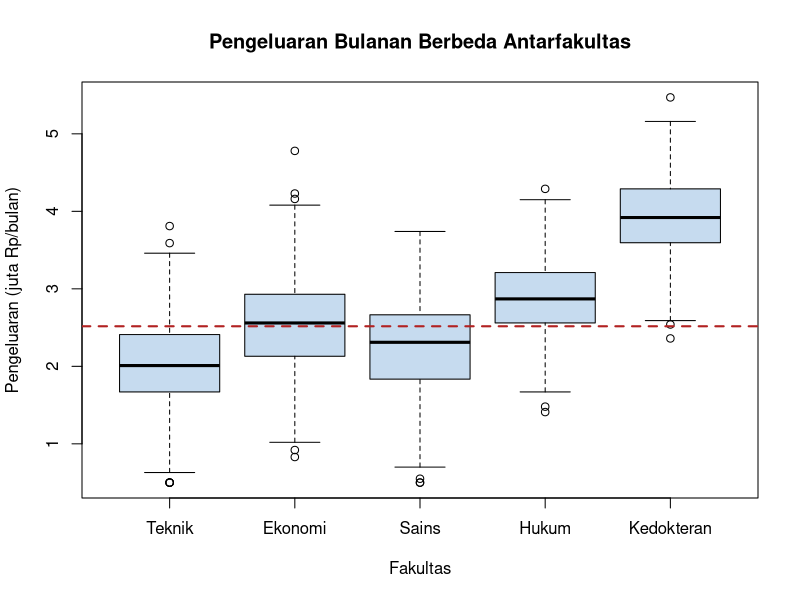
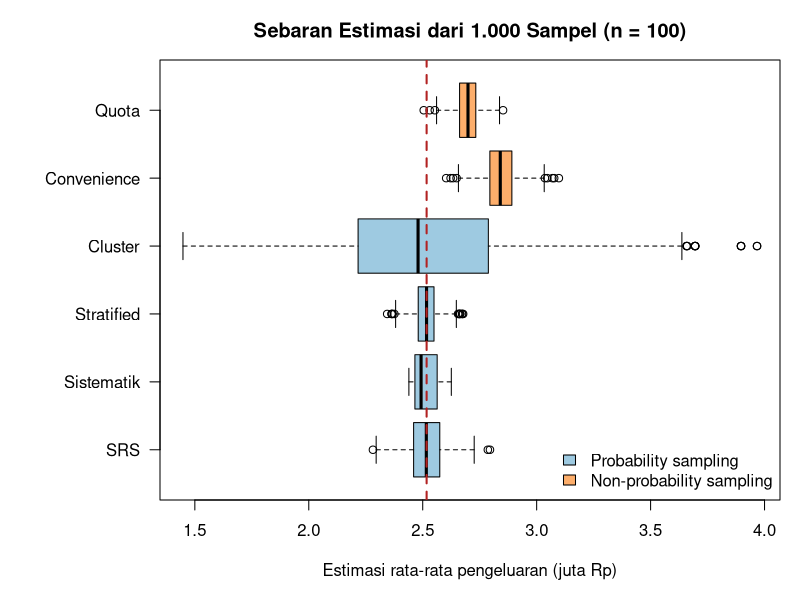
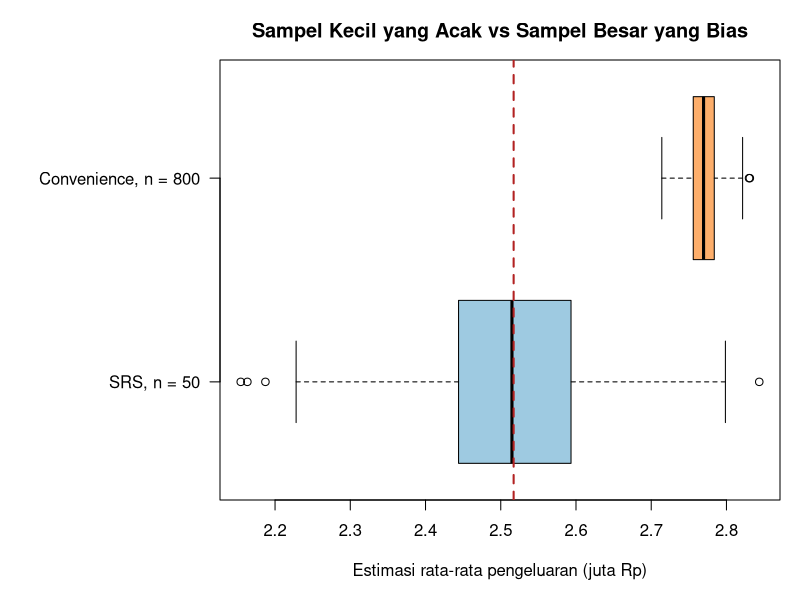
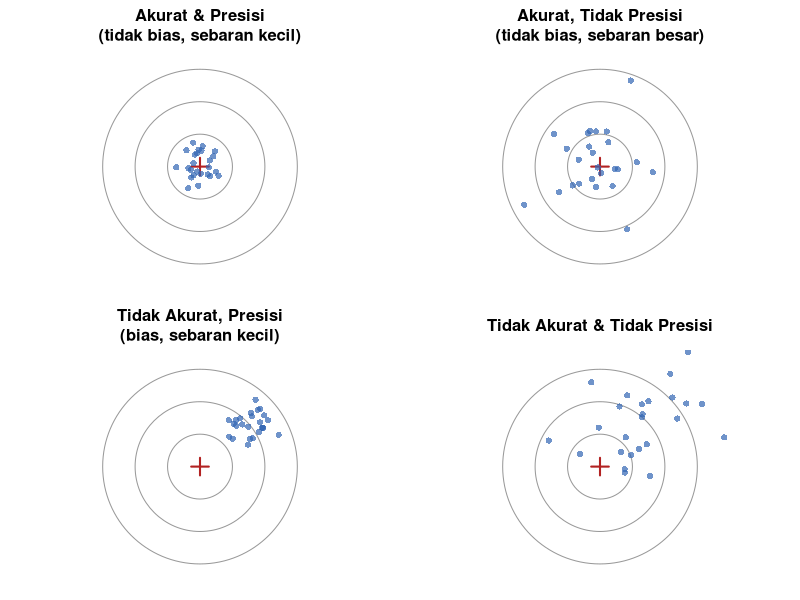
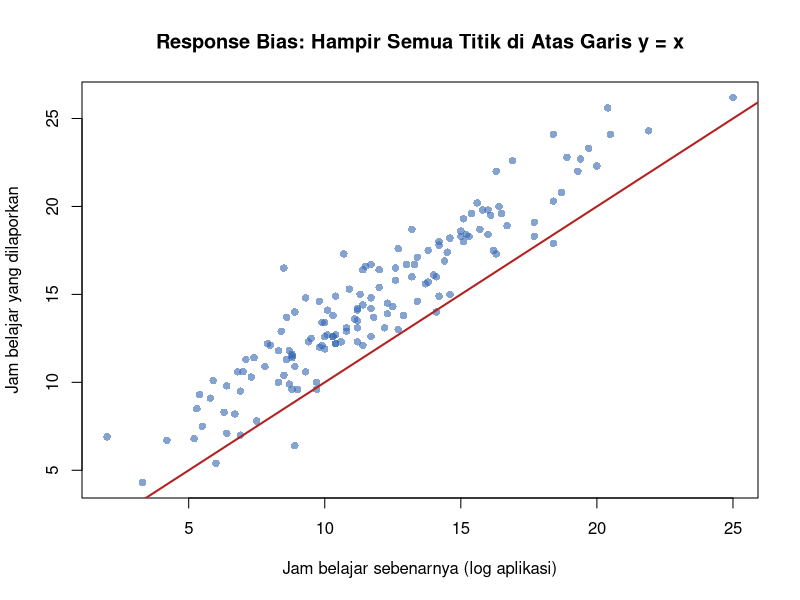
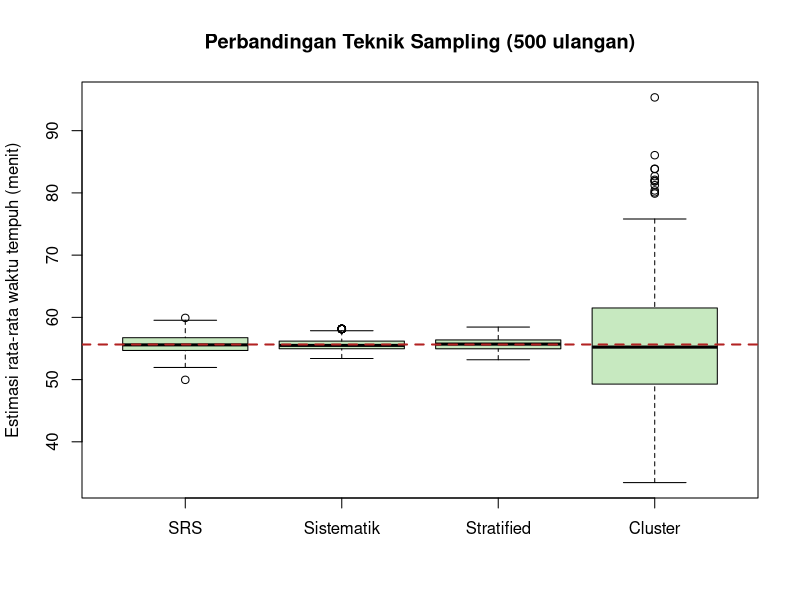

The R source for these figures, in order:
## ---- chunk 1
#| label: setup
#| include: false
# Untuk grafiknya agar keliatan lebih rapih dan enak di lihat
knitr::opts_chunk$set(
  fig.width  = 9,
  fig.height = 5.5,
  fig.align  = "center",
  out.width  = "100%",
  dpi        = 150
)
library(knitr)
## ---- chunk 2
library(knitr)

set.seed(303)
n_mhs <- 200
motivasi <- rnorm(n_mhs, mean = 0, sd = 1)
efek_bootcamp <- 3

# (a) Studi observasional: mahasiswa memilih sendiri ikut atau tidak
ikut_obs <- rbinom(n_mhs, 1, prob = plogis(1.5 * motivasi))
nilai_obs <- 70 + 6 * motivasi + efek_bootcamp * ikut_obs + rnorm(n_mhs, 0, 4)
beda_obs <- mean(nilai_obs[ikut_obs == 1]) - mean(nilai_obs[ikut_obs == 0])

# (b) Eksperimen: peneliti mengacak siapa yang ikut
ikut_eks <- sample(rep(c(0, 1), each = n_mhs / 2))
nilai_eks <- 70 + 6 * motivasi + efek_bootcamp * ikut_eks + rnorm(n_mhs, 0, 4)
beda_eks <- mean(nilai_eks[ikut_eks == 1]) - mean(nilai_eks[ikut_eks == 0])

kable(data.frame(
  Desain = c("Observasional (memilih sendiri)", "Eksperimen (diacak)", "Efek sebenarnya"),
  Selisih_rata_nilai = round(c(beda_obs, beda_eks, efek_bootcamp), 2),
  Rata_motivasi_ikut = round(c(mean(motivasi[ikut_obs == 1]), mean(motivasi[ikut_eks == 1]), NA), 2),
  Rata_motivasi_tidak = round(c(mean(motivasi[ikut_obs == 0]), mean(motivasi[ikut_eks == 0]), NA), 2)
), caption = "Studi observasional melebih-lebihkan efek bootcamp")
## ---- chunk 3
set.seed(2026)
jumlah_fak <- c(Teknik = 600, Ekonomi = 500, Sains = 400, Hukum = 300, Kedokteran = 200)
rata_fak <- c(Teknik = 2.2, Ekonomi = 2.6, Sains = 2.0, Hukum = 2.8, Kedokteran = 4.0)

pop <- data.frame(id = 1:2000, fakultas = rep(names(jumlah_fak), jumlah_fak))
pop$kelas <- paste0(substr(pop$fakultas, 1, 3), "-",
                    ave(pop$id, pop$fakultas, FUN = function(i) ceiling(seq_along(i) / 50)))
efek_kelas <- setNames(rnorm(length(unique(pop$kelas)), 0, 0.35), unique(pop$kelas))
pop$pengeluaran <- round(pmax(0.5, rata_fak[pop$fakultas] + efek_kelas[pop$kelas] +
                                rnorm(2000, 0, 0.5)), 2)
pop$jam_kerja <- round(pmax(0, rnorm(2000, 8, 6)))    # jam kerja paruh waktu per minggu

N <- nrow(pop)
mu_pengeluaran <- mean(pop$pengeluaran)               # parameter yang ingin diduga
head(pop)
## ---- chunk 4
table(pop$fakultas)
## ---- chunk 5
length(unique(pop$kelas))
## ---- chunk 6
mu_pengeluaran
## ---- chunk 7
boxplot(pengeluaran ~ factor(fakultas, levels = names(jumlah_fak)), data = pop,
        col = "#c6dbef", xlab = "Fakultas", ylab = "Pengeluaran (juta Rp/bulan)",
        main = "Pengeluaran Bulanan Berbeda Antarfakultas")
abline(h = mu_pengeluaran, col = "firebrick", lwd = 2, lty = 2)
## ---- chunk 8
n <- 100
## ---- chunk 9
set.seed(11)
idx_srs <- sample(1:N, size = n)       # tanpa pengembalian
sampel_srs <- pop[idx_srs, ]
mean(sampel_srs$pengeluaran)
## ---- chunk 10
table(sampel_srs$fakultas)             # komposisi fakultas terjadi secara kebetulan
## ---- chunk 11
set.seed(12)
k <- N / n                  # interval = 20
r <- sample(1:k, 1)         # titik awal acak
idx_sis <- seq(from = r, by = k, length.out = n)
head(idx_sis, 10)
## ---- chunk 12
sampel_sis <- pop[idx_sis, ]
mean(sampel_sis$pengeluaran)
## ---- chunk 13
table(sampel_sis$fakultas)
## ---- chunk 14
alokasi <- round(n * jumlah_fak / N)
alokasi
## ---- chunk 15
set.seed(13)
idx_str <- unlist(lapply(names(alokasi), function(f)
  sample(which(pop$fakultas == f), alokasi[[f]])))
sampel_str <- pop[idx_str, ]
table(sampel_str$fakultas)         # komposisi DIJAMIN sesuai populasi
## ---- chunk 16
mean(sampel_str$pengeluaran)
## ---- chunk 17
set.seed(14)
kelas_terpilih <- sample(unique(pop$kelas), size = 2)    # 2 kelas x 50 = 100 mahasiswa
kelas_terpilih
## ---- chunk 18
sampel_klas <- pop[pop$kelas %in% kelas_terpilih, ]
nrow(sampel_klas)
## ---- chunk 19
mean(sampel_klas$pengeluaran)
## ---- chunk 20
table(sampel_klas$fakultas)
## ---- chunk 21
pop$peluang_kantin <- plogis(-3 + 1.1 * pop$pengeluaran)   # makin besar pengeluaran, makin sering ke kantin
round(tapply(pop$peluang_kantin, pop$fakultas, mean)[names(jumlah_fak)], 2)
## ---- chunk 22
library(knitr)

set.seed(15)
# Convenience: yang kebetulan ada di kantin
idx_conv <- sample(1:N, n, prob = pop$peluang_kantin)

# Purposive: peneliti memilih hanya mahasiswa Teknik ("karena paling aktif berorganisasi")
idx_purp <- sample(which(pop$fakultas == "Teknik"), n)

# Quota: kuota per fakultas proporsional, tetapi diisi dengan siapa yang ada di kantin
idx_quota <- unlist(lapply(names(alokasi), function(f) {
  kandidat <- which(pop$fakultas == f)
  sample(kandidat, alokasi[[f]], prob = pop$peluang_kantin[kandidat])
}))

kable(data.frame(
  Teknik = c("Parameter (populasi)", "Convenience", "Purposive", "Quota"),
  Rata_pengeluaran = round(c(mu_pengeluaran, mean(pop$pengeluaran[idx_conv]),
                             mean(pop$pengeluaran[idx_purp]),
                             mean(pop$pengeluaran[idx_quota])), 3)
), caption = "Estimasi rata-rata pengeluaran dari sampel non-probabilitas (n = 100)")
## ---- chunk 23
est_srs <- function() mean(pop$pengeluaran[sample(1:N, n)])

est_sistematik <- function() {
  r <- sample(1:k, 1)
  mean(pop$pengeluaran[seq(r, by = k, length.out = n)])
}

est_strata <- function() {
  idx <- unlist(lapply(names(alokasi), function(f)
    sample(which(pop$fakultas == f), alokasi[[f]])))
  mean(pop$pengeluaran[idx])
}

est_klaster <- function() {
  mean(pop$pengeluaran[pop$kelas %in% sample(unique(pop$kelas), 2)])
}

est_convenience <- function() mean(pop$pengeluaran[sample(1:N, n, prob = pop$peluang_kantin)])

est_quota <- function() {
  idx <- unlist(lapply(names(alokasi), function(f) {
    kandidat <- which(pop$fakultas == f)
    sample(kandidat, alokasi[[f]], prob = pop$peluang_kantin[kandidat])
  }))
  mean(pop$pengeluaran[idx])
}
## ---- chunk 24
set.seed(2027)
B <- 1000
hasil_sim <- data.frame(
  SRS         = replicate(B, est_srs()),
  Sistematik  = replicate(B, est_sistematik()),
  Stratified  = replicate(B, est_strata()),
  Cluster     = replicate(B, est_klaster()),
  Convenience = replicate(B, est_convenience()),
  Quota       = replicate(B, est_quota())
)
## ---- chunk 25
library(knitr)

ringkasan_sim <- data.frame(
  Teknik        = names(hasil_sim),
  Rata_estimasi = colMeans(hasil_sim),
  Bias          = colMeans(hasil_sim) - mu_pengeluaran,
  SD_estimasi   = apply(hasil_sim, 2, sd)
)
rownames(ringkasan_sim) <- NULL

kable(ringkasan_sim, digits = 3,
      caption = paste0("Hasil 1.000 ulangan (parameter mu = ", round(mu_pengeluaran, 3), ")"))
## ---- chunk 26
par(mar = c(5, 8, 3, 1))
boxplot(hasil_sim, horizontal = TRUE, las = 1,
        col = c(rep("#9ecae1", 4), rep("#fdae6b", 2)),
        xlab = "Estimasi rata-rata pengeluaran (juta Rp)",
        main = "Sebaran Estimasi dari 1.000 Sampel (n = 100)")
abline(v = mu_pengeluaran, col = "firebrick", lwd = 2, lty = 2)
legend("bottomright", bty = "n", fill = c("#9ecae1", "#fdae6b"),
       legend = c("Probability sampling", "Non-probability sampling"))
## ---- chunk 27
par(mar = c(5, 4, 4, 2) + 0.1)
## ---- chunk 28
set.seed(2028)
srs_kecil  <- replicate(500, mean(pop$pengeluaran[sample(1:N, 50)]))
conv_besar <- replicate(500, mean(pop$pengeluaran[sample(1:N, 800, prob = pop$peluang_kantin)]))

par(mar = c(5, 11, 3, 1))
boxplot(list("SRS, n = 50" = srs_kecil, "Convenience, n = 800" = conv_besar),
        horizontal = TRUE, las = 1, col = c("#9ecae1", "#fdae6b"),
        xlab = "Estimasi rata-rata pengeluaran (juta Rp)",
        main = "Sampel Kecil yang Acak vs Sampel Besar yang Bias")
abline(v = mu_pengeluaran, col = "firebrick", lwd = 2, lty = 2)
## ---- chunk 29
par(mar = c(5, 4, 4, 2) + 0.1)
## ---- chunk 30
set.seed(5)
papan_target <- function(pusat_x, pusat_y, sebaran, judul) {
  plot(NULL, xlim = c(-3, 3), ylim = c(-3, 3), asp = 1, axes = FALSE,
       xlab = "", ylab = "", main = judul)
  symbols(rep(0, 3), rep(0, 3), circles = c(2.7, 1.8, 0.9), inches = FALSE,
          add = TRUE, fg = "grey60")
  points(0, 0, pch = 3, col = "firebrick", cex = 2, lwd = 2)
  points(rnorm(25, pusat_x, sebaran), rnorm(25, pusat_y, sebaran),
         pch = 16, col = rgb(0.2, 0.4, 0.7, 0.7))
}

par(mfrow = c(2, 2), mar = c(1, 1, 3, 1))
papan_target(0,   0,   0.3, "Akurat & Presisi\n(tidak bias, sebaran kecil)")
papan_target(0,   0,   1.0, "Akurat, Tidak Presisi\n(tidak bias, sebaran besar)")
papan_target(1.4, 1.2, 0.3, "Tidak Akurat, Presisi\n(bias, sebaran kecil)")
papan_target(1.2, 1.0, 1.0, "Tidak Akurat & Tidak Presisi")
## ---- chunk 31
par(mfrow = c(1, 1), mar = c(5, 4, 4, 2) + 0.1)
## ---- chunk 32
set.seed(21)
diundang <- sample(1:N, 300)
p_membalas <- plogis(1.2 - 0.15 * pop$jam_kerja[diundang])   # makin sibuk, makin jarang membalas
membalas <- rbinom(300, 1, p_membalas) == 1

c(Tingkat_respons_persen = round(mean(membalas) * 100, 1),
  Rata_jam_kerja_populasi = round(mean(pop$jam_kerja), 2),
  Rata_jam_kerja_diundang = round(mean(pop$jam_kerja[diundang]), 2),
  Rata_jam_kerja_responden = round(mean(pop$jam_kerja[diundang][membalas]), 2))
## ---- chunk 33
set.seed(22)
jam_sebenarnya <- round(pmax(0, rnorm(150, 12, 4)), 1)
jam_dilaporkan <- round(jam_sebenarnya + rnorm(150, mean = 3, sd = 1.5), 1)

c(Rata_sebenarnya = mean(jam_sebenarnya), Rata_dilaporkan = mean(jam_dilaporkan))
## ---- chunk 34
plot(jam_sebenarnya, jam_dilaporkan, pch = 16, col = rgb(0.2, 0.4, 0.7, 0.6),
     xlab = "Jam belajar sebenarnya (log aplikasi)", ylab = "Jam belajar yang dilaporkan",
     main = "Response Bias: Hampir Semua Titik di Atas Garis y = x")
abline(0, 1, col = "firebrick", lwd = 2)
## ---- chunk 35
library(knitr)

set.seed(23)
tss_sebenarnya <- 48
sensor_A <- round(tss_sebenarnya + rnorm(20, 0, 3), 1)       # galat acak saja
sensor_B <- round(tss_sebenarnya + 8 + rnorm(20, 0, 1), 1)   # bias +8, tetapi sangat konsisten

kable(data.frame(
  Sensor = c("A (terkalibrasi)", "B (tidak terkalibrasi)"),
  Rata_pembacaan = c(mean(sensor_A), mean(sensor_B)),
  SD_pembacaan = round(c(sd(sensor_A), sd(sensor_B)), 2),
  Bias = round(c(mean(sensor_A), mean(sensor_B)) - tss_sebenarnya, 2)
), caption = "Sensor B presisi tetapi tidak akurat")
## ---- chunk 36
set.seed(404)
jml_pasar  <- c("Pasar Sentral" = 500, "Pasar Baru" = 350, "Pasar Tani" = 200, "Pasar Desa" = 150)
adopsi_psr <- c("Pasar Sentral" = 0.70, "Pasar Baru" = 0.55, "Pasar Tani" = 0.30, "Pasar Desa" = 0.15)

pedagang <- data.frame(id = sprintf("PDG-%04d", 1:1200),
                       pasar = rep(names(jml_pasar), jml_pasar))
pedagang$qris <- rbinom(1200, 1, adopsi_psr[pedagang$pasar])
pedagang$blok <- paste(pedagang$pasar, ave(seq_len(1200), pedagang$pasar,
                                           FUN = function(i) ceiling(seq_along(i) / 25)))

p_populasi <- mean(pedagang$qris)     # dalam kenyataan tidak diketahui
round(tapply(pedagang$qris, pedagang$pasar, mean)[names(jml_pasar)], 3)
## ---- chunk 37
n_survei <- 120
alok_pasar <- round(n_survei * jml_pasar / sum(jml_pasar))
alok_pasar
## ---- chunk 38
set.seed(405)
idx_pasar <- unlist(lapply(names(alok_pasar), function(p)
  sample(which(pedagang$pasar == p), alok_pasar[[p]])))
sampel_pasar <- pedagang[idx_pasar, ]

head(sampel_pasar[, c("id", "pasar")], 8)    # daftar kerja untuk enumerator
## ---- chunk 39
p_hat_strata <- mean(sampel_pasar$qris)
## ---- chunk 40
library(knitr)

set.seed(406)
B <- 1000
sim_pasar <- data.frame(
  Stratified = replicate(B, {
    idx <- unlist(lapply(names(alok_pasar), function(p)
      sample(which(pedagang$pasar == p), alok_pasar[[p]])))
    mean(pedagang$qris[idx])
  }),
  SRS = replicate(B, mean(pedagang$qris[sample(1:1200, n_survei)])),
  Cluster_blok = replicate(B, {
    blok_pilih <- sample(unique(pedagang$blok), 5)    # 5 blok x 25 lapak = 125 (mendekati 120)
    mean(pedagang$qris[pedagang$blok %in% blok_pilih])
  }),
  Hanya_Pasar_Sentral = replicate(B, mean(pedagang$qris[sample(which(pedagang$pasar ==
                                                                     "Pasar Sentral"), n_survei)]))
)

kable(data.frame(
  Desain = names(sim_pasar),
  Rata_estimasi = round(colMeans(sim_pasar), 3),
  Bias = round(colMeans(sim_pasar) - p_populasi, 3),
  SD_estimasi = round(apply(sim_pasar, 2, sd), 3),
  row.names = NULL
), caption = paste0("Perbandingan desain survei (proporsi sebenarnya = ", round(p_populasi, 3), ")"))
## ---- chunk 41
set.seed(505)
kec <- c(Pusat = 700, Utara = 600, Selatan = 550, Timur = 450, Barat = 400, Pinggiran = 300)
rata_tempuh <- c(Pusat = 35, Utara = 50, Selatan = 55, Timur = 60, Barat = 65, Pinggiran = 95)

rt <- data.frame(id = 1:3000, kecamatan = rep(names(kec), kec))
rt$rw <- paste(rt$kecamatan, ave(rt$id, rt$kecamatan, FUN = function(i) ceiling(seq_along(i) / 50)))
rt$waktu_tempuh <- round(pmax(5, rnorm(3000, rata_tempuh[rt$kecamatan], 12)))

mu_tempuh <- mean(rt$waktu_tempuh)
## ---- chunk 42
set.seed(1)
mean(rt$waktu_tempuh[sample(1:3000, 150)])
## ---- chunk 43
set.seed(2)
k_rt <- 3000 / 150
awal <- sample(1:k_rt, 1)
mean(rt$waktu_tempuh[seq(awal, by = k_rt, length.out = 150)])
## ---- chunk 44
alok_rt <- round(150 * kec / sum(kec))
alok_rt
## ---- chunk 45
set.seed(3)
idx_rt <- unlist(lapply(names(alok_rt), function(kc)
  sample(which(rt$kecamatan == kc), alok_rt[[kc]])))
mean(rt$waktu_tempuh[idx_rt])
## ---- chunk 46
set.seed(4)
rw_pilih <- sample(unique(rt$rw), 3)
rw_pilih
## ---- chunk 47
mean(rt$waktu_tempuh[rt$rw %in% rw_pilih])
## ---- chunk 48
set.seed(5)
sim_rt <- data.frame(
  SRS = replicate(500, mean(rt$waktu_tempuh[sample(1:3000, 150)])),
  Sistematik = replicate(500, {
    a <- sample(1:k_rt, 1); mean(rt$waktu_tempuh[seq(a, by = k_rt, length.out = 150)])
  }),
  Stratified = replicate(500, {
    idx <- unlist(lapply(names(alok_rt), function(kc)
      sample(which(rt$kecamatan == kc), alok_rt[[kc]])))
    mean(rt$waktu_tempuh[idx])
  }),
  Cluster = replicate(500, mean(rt$waktu_tempuh[rt$rw %in% sample(unique(rt$rw), 3)]))
)

round(rbind(Bias = colMeans(sim_rt) - mu_tempuh, SD = apply(sim_rt, 2, sd)), 2)
## ---- chunk 49
boxplot(sim_rt, col = "#c7e9c0", ylab = "Estimasi rata-rata waktu tempuh (menit)",
        main = "Perbandingan Teknik Sampling (500 ulangan)")
abline(h = mu_tempuh, col = "firebrick", lwd = 2, lty = 2)
## ---- chunk 50
set.seed(6)
est_halte <- replicate(500, mean(rt$waktu_tempuh[sample(which(rt$kecamatan == "Pusat"), 150)]))

c(Rata_estimasi = mean(est_halte), Parameter = mu_tempuh, Bias = mean(est_halte) - mu_tempuh)
## ---- chunk 51
# Kunci jawaban:
# (1) Systematic (2) Stratified (proporsional) (3) Cluster
# (4) Convenience (5) Purposive (6) Quota
## ---- chunk 52
# Kunci jawaban:
# Nonresponse bias (juga disebut voluntary response bias): pengguna yang memberi rating
# sukarela cenderung yang sangat puas (atau sangat kecewa), tidak mewakili 96% lainnya.
# Rating 4,8 kemungkinan besar terlalu tinggi dibanding kepuasan seluruh pengguna.
## ---- chunk 53
# Kunci jawaban:
alok200 <- round(200 * jumlah_fak / N)     # 60, 50, 40, 30, 20
idx200 <- unlist(lapply(names(alok200), function(f)
  sample(which(pop$fakultas == f), alok200[[f]])))

c(Estimasi = mean(pop$pengeluaran[idx200]), Parameter = mu_pengeluaran)
# Estimasi akan sangat dekat dengan parameter (selisih umumnya < 0,05 juta).
## ---- chunk 54
# Kunci jawaban:
# Studi ini observasional: pengguna MEMILIH SENDIRI berlangganan premium. Pengguna yang
# memang sudah gemar berbelanja lebih mungkin berlangganan (confounding / self-selection).
# Desain lebih baik: eksperimen (uji A/B) -- acak sebagian pengguna untuk menerima uji coba
# premium gratis, lalu bandingkan belanja kelompok perlakuan dan kontrol.
